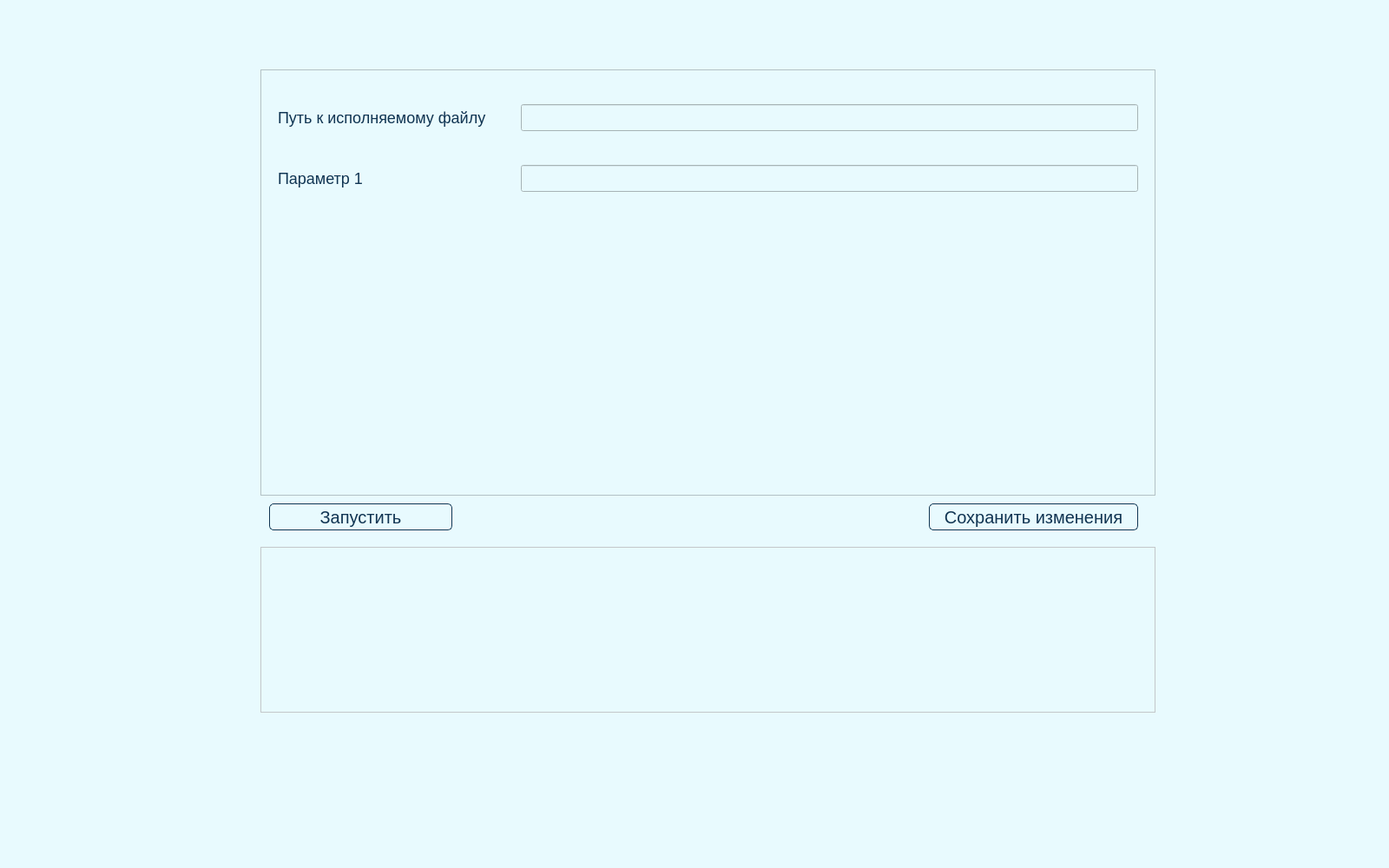
<?xml version="1.0" encoding="UTF-8"?>
<ui version="4.0">
 <class>SettingsApp</class>
 <widget class="QFrame" name="SettingsApp">
  <property name="geometry">
   <rect>
    <x>0</x>
    <y>0</y>
    <width>1600</width>
    <height>1000</height>
   </rect>
  </property>
  <property name="windowTitle">
   <string>Frame</string>
  </property>
  <property name="styleSheet">
   <string notr="true">background-color: #E8FAFE; 
text-align: center;</string>
  </property>
  <widget class="QWidget" name="widget" native="true">
   <property name="geometry">
    <rect>
     <x>280</x>
     <y>40</y>
     <width>1091</width>
     <height>800</height>
    </rect>
   </property>
   <property name="styleSheet">
    <string notr="true"/>
   </property>
   <widget class="QPushButton" name="Run">
    <property name="geometry">
     <rect>
      <x>30</x>
      <y>540</y>
      <width>211</width>
      <height>31</height>
     </rect>
    </property>
    <property name="styleSheet">
     <string notr="true">font-size: 20px; 
color: #103452;
background-color: #E8FAFE;
border: 1px solid #103452;
border-radius: 5px;</string>
    </property>
    <property name="text">
     <string>Запустить</string>
    </property>
   </widget>
   <widget class="QPushButton" name="Save">
    <property name="geometry">
     <rect>
      <x>790</x>
      <y>540</y>
      <width>241</width>
      <height>31</height>
     </rect>
    </property>
    <property name="styleSheet">
     <string notr="true">font-size: 20px; 
color: #103452;
background-color: #E8FAFE;
border: 1px solid #103452;
border-radius: 5px;</string>
    </property>
    <property name="text">
     <string>Сохранить изменения</string>
    </property>
   </widget>
   <widget class="QFrame" name="frame">
    <property name="geometry">
     <rect>
      <x>20</x>
      <y>40</y>
      <width>1031</width>
      <height>491</height>
     </rect>
    </property>
    <property name="frameShape">
     <enum>QFrame::StyledPanel</enum>
    </property>
    <property name="frameShadow">
     <enum>QFrame::Raised</enum>
    </property>
    <widget class="QLineEdit" name="execPath">
     <property name="geometry">
      <rect>
       <x>300</x>
       <y>40</y>
       <width>711</width>
       <height>31</height>
      </rect>
     </property>
    </widget>
    <widget class="QLabel" name="label_execPath">
     <property name="geometry">
      <rect>
       <x>20</x>
       <y>40</y>
       <width>251</width>
       <height>31</height>
      </rect>
     </property>
     <property name="styleSheet">
      <string notr="true">font-size: 18px; 
color: #103452;
background-color: #E8FAFE;</string>
     </property>
     <property name="text">
      <string>Путь к исполняемому файлу</string>
     </property>
    </widget>
    <widget class="QLineEdit" name="Param1">
     <property name="geometry">
      <rect>
       <x>300</x>
       <y>110</y>
       <width>711</width>
       <height>31</height>
      </rect>
     </property>
     <property name="text">
      <string/>
     </property>
    </widget>
    <widget class="QLabel" name="label_Param1">
     <property name="geometry">
      <rect>
       <x>20</x>
       <y>110</y>
       <width>251</width>
       <height>31</height>
      </rect>
     </property>
     <property name="styleSheet">
      <string notr="true">font-size: 18px; 
color: #103452;
background-color: #E8FAFE;</string>
     </property>
     <property name="text">
      <string>Параметр 1</string>
     </property>
    </widget>
   </widget>
   <widget class="QLabel" name="Console">
    <property name="geometry">
     <rect>
      <x>20</x>
      <y>590</y>
      <width>1031</width>
      <height>191</height>
     </rect>
    </property>
    <property name="styleSheet">
     <string notr="true">border: 1px solid #c3c7c9;</string>
    </property>
    <property name="text">
     <string/>
    </property>
   </widget>
  </widget>
  <widget class="QLabel" name="label">
   <property name="geometry">
    <rect>
     <x>300</x>
     <y>20</y>
     <width>1031</width>
     <height>41</height>
    </rect>
   </property>
   <property name="styleSheet">
    <string notr="true">font-size: 30px; color: #103452;</string>
   </property>
   <property name="text">
    <string/>
   </property>
  </widget>
 </widget>
 <resources/>
 <connections>
  <connection>
   <sender>Run</sender>
   <signal>clicked()</signal>
   <receiver>SettingsApp</receiver>
   <slot>update()</slot>
   <hints>
    <hint type="sourcelabel">
     <x>415</x>
     <y>595</y>
    </hint>
    <hint type="destinationlabel">
     <x>799</x>
     <y>499</y>
    </hint>
   </hints>
  </connection>
 </connections>
</ui>
